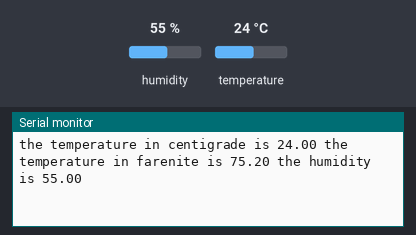
The sketch below on a simulated Arduino Uno, built with avr-gcc and run on an emulated ATmega328P. Shown: the last lines printed to the serial monitor. Inputs (shaded band) come from the test bench; at power-on: temperature 24 °C, humidity 55 %.

Above: at 2.9 s.
3.0 s: temperature set to 41 °C
At 4.25 s:
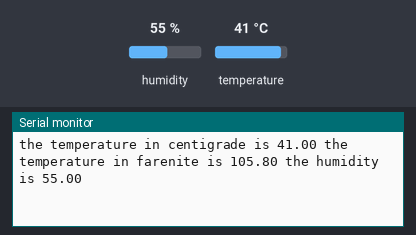
9.1 s: temperature set to 12 °C
At 9.14 s:
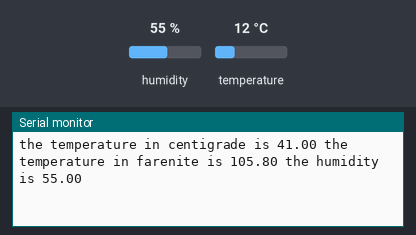
15.2 s: humidity set to 22 %
At 15.22 s:
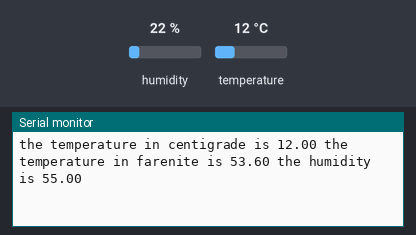
21.3 s: temperature set to 41 °C
At 21.3 s:
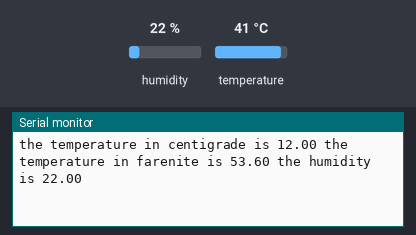
27.4 s: temperature set to 19 °C
At 27.42 s:
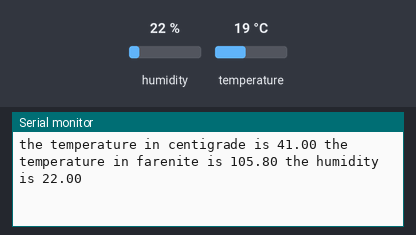
Timing chart, 0 to 30.4 s (numbered marks = the images above; inputs shaded):
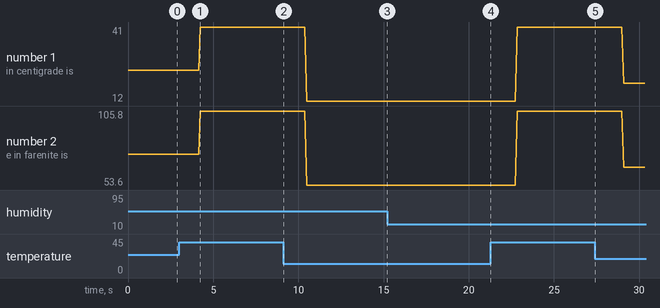

The sketch:

vitrual_thermometer_dhtSensor.ino
```cpp
#include "DHT.h"

#define dht_pin 2
#define DHTTYPE DHT11
float temperaturec;
float temperaturef;
float humidity;

DHT dht(dht_pin, DHTTYPE);
void setup()
{
    // put your setup code here, to run once:
    Serial.begin(9600);
    dht.begin();
}

void loop()
{
    // put your main code here, to run repeatedly:
    temperaturec = dht.readTemperature();
    temperaturef = dht.readTemperature(true);
    humidity = dht.readHumidity();
    Serial.print("the temperature in centigrade is ");
    Serial.print(temperaturec);
    Serial.print(" the temperature in farenite is ");
    Serial.print(temperaturef);
    Serial.print(" the humidity is ");
    Serial.print(humidity);
    Serial.println();
}
```

Measured:
- after the input at 3.0 s, the serial monitor: prints a new line after 1.2 s (image 1)
- plotted number 1: 24 → 41 after the input at 3.0 s, 41 → 12 after the input at 9.1 s, 12 → 41 after the input at 21.3 s, 41 → 19 after the input at 27.4 s
- plotted number 2: 75.2 → 105.8 after the input at 3.0 s, 105.8 → 53.6 after the input at 9.1 s, 53.6 → 105.8 after the input at 21.3 s, 105.8 → 66.2 after the input at 27.4 s
